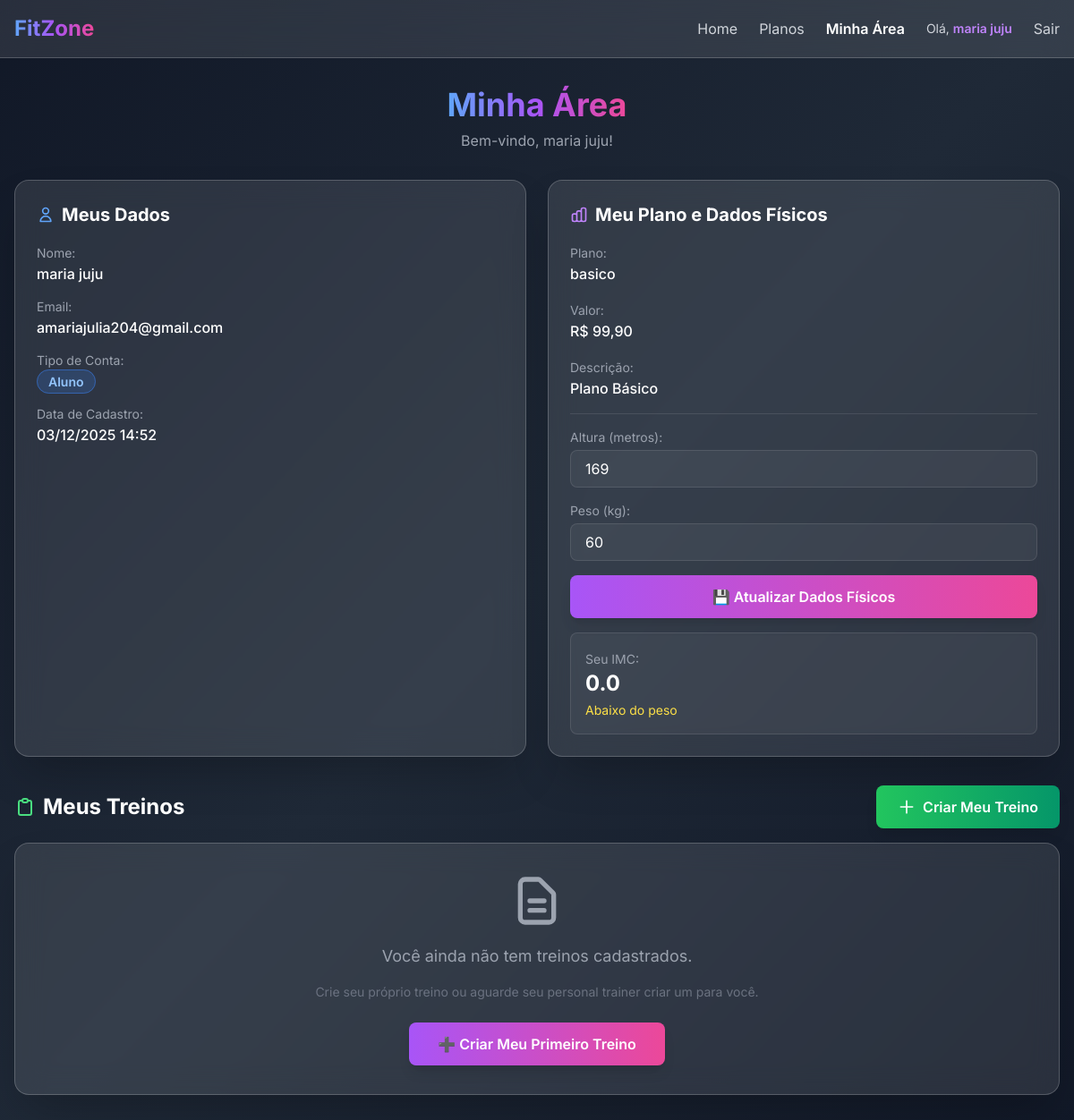
/app/area-cliente.php (signed in), run on the app's committed database.
### tables this page shows
CREATE TABLE alunos (
    id INTEGER PRIMARY KEY AUTOINCREMENT,
    nome TEXT NOT NULL,
    email TEXT NOT NULL UNIQUE,
    senha TEXT NOT NULL,
    altura REAL,
    peso REAL,
    plano_id INTEGER DEFAULT 1,
    personal_id INTEGER,
    created_at TEXT DEFAULT CURRENT_TIMESTAMP,
    FOREIGN KEY (plano_id) REFERENCES planos(id),
    FOREIGN KEY (personal_id) REFERENCES personais(id) ON DELETE SET NULL
);

CREATE TABLE planos (
    id INTEGER PRIMARY KEY AUTOINCREMENT,
    nome TEXT NOT NULL UNIQUE,
    preco REAL NOT NULL,
    descricao TEXT,
    beneficios TEXT,
    created_at TEXT DEFAULT CURRENT_TIMESTAMP
);

### app/db.php (called while the page is built, shortened)
<?php
class BancoDeDados {
    private $pdo;
    public function __construct() {
        $dbPath = __DIR__ . '/../data/fitzone.db';
        $dbDir = dirname($dbPath);
        $dbExists = file_exists($dbPath);
        $dsn = "sqlite:{$dbPath}";
        $this->pdo = new \PDO($dsn, null, null, [
            \PDO::ATTR_ERRMODE => \PDO::ERRMODE_EXCEPTION,
            \PDO::ATTR_DEFAULT_FETCH_MODE => \PDO::FETCH_ASSOC,
        ]);
    }
    public function buscarPorId($tabela, $id) {
        $stmt = $this->pdo->prepare("SELECT * FROM `{$tabela}` WHERE `id` = :id");
        $stmt->bindValue(':id', $id, \PDO::PARAM_INT);
        $stmt->execute();
        $res = $stmt->fetch();
        return $res ?: null;
    }
}

### app/area-cliente.php (the view, shortened to what this page needs)
<?php
require_once __DIR__ . '/db.php';
$db = new BancoDeDados();
$usuario_id = $_SESSION['usuario_id'];
$usuario_tipo = $_SESSION['usuario_tipo'];
$tabela = '';
switch ($usuario_tipo) {
    case 'aluno':
        $tabela = 'alunos';
        break;
}
if (!isset($usuarioAtual)) {
    $usuarioAtual = $db->buscarPorId($tabela, $usuario_id);
}
$paginaAtual = 'area-cliente';
?>
<!DOCTYPE html>
<html lang="pt-br">
<head>
    <script src="https://cdn.tailwindcss.com"></script>
</head>
<body class="bg-gradient-to-br from-gray-900 via-gray-800 to-gray-900 min-h-screen">
    <nav class="bg-white/10 backdrop-blur-lg border-b border-white/20 sticky top-0 z-50">
        <div class="container mx-auto px-4 py-4 max-w-7xl">
            <div class="flex items-center justify-between">
                <a href="index.php" class="text-2xl font-bold">
                    <span class="bg-gradient-to-r from-blue-400 via-purple-500 to-pink-500 bg-clip-text text-transparent">
                    </span>
                </a>
                <div class="flex items-center gap-6">
                    <a href="index.php"
                       class="text-gray-300 hover:text-white transition-colors">
                        Home
                    </a>
                    <a href="planos.php"
                       class="text-gray-300 hover:text-white transition-colors">
                        Planos
                    </a>
                    <?php if (isset($_SESSION['usuario_id'])): ?>
                    <a href="area-cliente.php"
                       class="text-gray-300 hover:text-white transition-colors <?= $paginaAtual === 'area-cliente' ? 'text-white font-semibold' : '' ?>">
                        Minha Área
                    </a>
                    <span class="text-gray-300 text-sm">
                        Olá, <span class="text-purple-400 font-semibold"><?= htmlspecialchars($_SESSION['usuario_nome']) ?></span>
                    </span>
                    <a href="logout.php"
                       class="text-gray-300 hover:text-white transition-colors">
                        Sair
                    </a>
                    <?php endif; ?>
                </div>
            </div>
        </div>
    </nav>
    <div class="container mx-auto px-4 py-8 max-w-7xl">
        <div class="text-center mb-8">
            <h1 class="text-4xl font-bold text-white mb-2">
                <span class="bg-gradient-to-r from-blue-400 via-purple-500 to-pink-500 bg-clip-text text-transparent">
                </span>
            </h1>
            <p class="text-gray-400">Bem-vindo, <?= htmlspecialchars($usuarioAtual['nome']) ?>!</p>
        </div>
        <div class="grid md:grid-cols-2 gap-6 mb-8">
            <div class="bg-white/10 backdrop-blur-lg rounded-2xl shadow-2xl p-6 border border-white/20">
                <h2 class="text-xl font-bold text-white mb-4 flex items-center gap-2">
                    <svg class="w-5 h-5 text-blue-400" fill="none" stroke="currentColor" viewBox="0 0 24 24">
                        <path stroke-linecap="round" stroke-linejoin="round" stroke-width="2" d="M16 7a4 4 0 11-8 0 4 4 0 018 0zM12 14a7 7 0 00-7 7h14a7 7 0 00-7-7z"></path>
                    </svg>
                    Meus Dados
                </h2>
                <div class="space-y-3">
                    <div>
                        <span class="text-gray-400 text-sm">Nome:</span>
                        <p class="text-white font-medium"><?= htmlspecialchars($usuarioAtual['nome']) ?></p>
                    </div>
                    <div>
                        <span class="text-gray-400 text-sm">Email:</span>
                        <p class="text-white font-medium"><?= htmlspecialchars($usuarioAtual['email']) ?></p>
                    </div>
                    <div>
                        <span class="text-gray-400 text-sm">Tipo de Conta:</span>
                        <p class="text-white font-medium">
                            <?php
                            $badgeColors = [
                                'aluno' => 'bg-blue-500/20 text-blue-300 border-blue-500/50',
                                'personal' => 'bg-purple-500/20 text-purple-300 border-purple-500/50',
                                'admin' => 'bg-red-500/20 text-red-300 border-red-500/50'
                            ];
                            $color = $badgeColors[$usuario_tipo] ?? 'bg-gray-500/20 text-gray-300 border-gray-500/50';
                            ?>
                            <span class="px-3 py-1 rounded-full text-sm font-semibold border <?= $color ?>">
                                <?= ucfirst(htmlspecialchars($usuario_tipo)) ?>
                            </span>
                        </p>
                    </div>
                    <div>
                        <span class="text-gray-400 text-sm">Data de Cadastro:</span>
                        <p class="text-white font-medium"><?= date('d/m/Y H:i', strtotime($usuarioAtual['created_at'])) ?></p>
                    </div>
                </div>
            </div>
            <?php if ($usuario_tipo === 'aluno'): ?>
            <?php
            $plano = null;
            if (isset($usuarioAtual['plano_id']) && $usuarioAtual['plano_id']) {
                $plano = $db->buscarPorId('planos', $usuarioAtual['plano_id']);
            }
            ?>
            <div class="bg-white/10 backdrop-blur-lg rounded-2xl shadow-2xl p-6 border border-white/20">
                <h2 class="text-xl font-bold text-white mb-4 flex items-center gap-2">
                    Meu Plano e Dados Físicos
                </h2>
                <div class="space-y-4">
                    <div>
                        <span class="text-gray-400 text-sm">Plano:</span>
                        <p class="text-white font-medium"><?= $plano ? htmlspecialchars($plano['nome']) : 'Não definido' ?></p>
                    </div>
                    <?php if ($plano): ?>
                    <div>
                        <span class="text-gray-400 text-sm">Valor:</span>
                        <p class="text-white font-medium">R$ <?= number_format($plano['preco'], 2, ',', '.') ?></p>
                    </div>
                    <div>
                        <span class="text-gray-400 text-sm">Descrição:</span>
                        <p class="text-white font-medium"><?= htmlspecialchars($plano['descricao'] ?? '') ?></p>
                    </div>
                    <?php endif; ?>
                    <hr class="border-white/10 my-4">
                    <form method="POST" class="space-y-4">
                        <div>
                            <label class="text-gray-400 text-sm block mb-1">Altura (metros):</label>
                            <input type="number"
                                   name="altura"
                                   step="0.01"
                                   min="0.5"
                                   max="2.5"
                                   value="<?= isset($usuarioAtual['altura']) ? htmlspecialchars($usuarioAtual['altura']) : '' ?>"
                                   class="w-full bg-white/5 border border-white/10 rounded-lg px-4 py-2 text-white focus:outline-none focus:border-purple-500"
                                   placeholder="Ex: 1.75"
                                   required>
                        </div>
                        <div>
                            <label class="text-gray-400 text-sm block mb-1">Peso (kg):</label>
                            <input type="number"
                                   name="peso"
                                   step="0.1"
                                   min="30"
                                   max="300"
                                   value="<?= isset($usuarioAtual['peso']) ? htmlspecialchars($usuarioAtual['peso']) : '' ?>"
                                   class="w-full bg-white/5 border border-white/10 rounded-lg px-4 py-2 text-white focus:outline-none focus:border-purple-500"
                                   placeholder="Ex: 70.5"
                                   required>
                        </div>
                        <button type="submit"
                                name="atualizar_dados"
                                class="w-full bg-gradient-to-r from-purple-500 to-pink-500 hover:from-purple-600 hover:to-pink-600 text-white font-semibold px-6 py-3 rounded-lg transition-all duration-200 transform hover:scale-105 shadow-lg">
                            💾 Atualizar Dados Físicos
                        </button>
                    </form>
                    <?php if (isset($usuarioAtual['altura']) && isset($usuarioAtual['peso']) && $usuarioAtual['altura'] && $usuarioAtual['peso']): ?>
                    <?php
                    $imc = $usuarioAtual['peso'] / ($usuarioAtual['altura'] * $usuarioAtual['altura']);
                    $classificacao = '';
                    $cor = '';
                    if ($imc < 18.5) {
                        $classificacao = 'Abaixo do peso';
                        $cor = 'text-yellow-300';
                    } elseif ($imc < 25) {
                        $classificacao = 'Peso normal';
                        $cor = 'text-green-300';
                    } elseif ($imc < 30) {
                        $classificacao = 'Sobrepeso';
                        $cor = 'text-orange-300';
                    } else {
                        $classificacao = 'Obesidade';
                        $cor = 'text-red-300';
                    }
                    ?>
                    <div class="mt-4 p-4 bg-white/5 rounded-lg border border-white/10">
                        <span class="text-gray-400 text-sm">Seu IMC:</span>
                        <p class="text-white font-bold text-2xl"><?= number_format($imc, 1) ?></p>
                        <p class="<?= $cor ?> text-sm mt-1"><?= $classificacao ?></p>
                    </div>
                    <?php endif; ?>
                </div>
            </div>
            <?php endif; ?>
        </div>
        <?php if ($usuario_tipo === 'aluno'): ?>
        <?php
        $treinos = $db->consultar('
            SELECT t.*, p.nome as personal_nome
            FROM treinos t
            LEFT JOIN personais p ON t.personal_id = p.id
            WHERE t.aluno_id = :aluno_id
            ORDER BY t.created_at DESC
        ', [':aluno_id' => $usuario_id]);
        ?>
        <div class="mb-8">
            <div class="flex items-center justify-between mb-4">
                <h2 class="text-2xl font-bold text-white flex items-center gap-2">
                    <svg class="w-6 h-6 text-green-400" fill="none" stroke="currentColor" viewBox="0 0 24 24">
                        <path stroke-linecap="round" stroke-linejoin="round" stroke-width="2" d="M9 5H7a2 2 0 00-2 2v12a2 2 0 002 2h10a2 2 0 002-2V7a2 2 0 00-2-2h-2M9 5a2 2 0 002 2h2a2 2 0 002-2M9 5a2 2 0 012-2h2a2 2 0 012 2"></path>
                    </svg>
                    Meus Treinos
                </h2>
                <a href="criar-treino.php"
                   class="bg-gradient-to-r from-green-500 to-emerald-600 hover:from-green-600 hover:to-emerald-700 text-white font-semibold px-6 py-3 rounded-lg transition-all duration-200 transform hover:scale-105 shadow-lg flex items-center gap-2">
                    <svg class="w-5 h-5" fill="none" stroke="currentColor" viewBox="0 0 24 24">
                        <path stroke-linecap="round" stroke-linejoin="round" stroke-width="2" d="M12 4v16m8-8H4"></path>
                    </svg>
                    Criar Meu Treino
                </a>
            </div>
            <?php if (empty($treinos)): ?>
            <div class="bg-white/10 backdrop-blur-lg rounded-2xl shadow-2xl p-8 border border-white/20 text-center">
                <svg class="w-16 h-16 text-gray-400 mx-auto mb-4" fill="none" stroke="currentColor" viewBox="0 0 24 24">
                    <path stroke-linecap="round" stroke-linejoin="round" stroke-width="2" d="M9 12h6m-6 4h6m2 5H7a2 2 0 01-2-2V5a2 2 0 012-2h5.586a1 1 0 01.707.293l5.414 5.414a1 1 0 01.293.707V19a2 2 0 01-2 2z"></path>
                </svg>
                <p class="text-gray-400 text-lg mb-4">Você ainda não tem treinos cadastrados.</p>
                <p class="text-gray-500 text-sm mb-6">Crie seu próprio treino ou aguarde seu personal trainer criar um para você.</p>
                <a href="criar-treino.php"
                   class="inline-block bg-gradient-to-r from-purple-500 to-pink-500 hover:from-purple-600 hover:to-pink-600 text-white font-semibold px-8 py-3 rounded-lg transition-all duration-200 transform hover:scale-105 shadow-lg">
                    ➕ Criar Meu Primeiro Treino
                </a>
            </div>
            <?php endif; ?>
        </div>
        <?php endif; ?>
    </div>
</body>
</html>

### app/area-cliente.php (style rules this page uses)
body { font-family: 'Inter', sans-serif; }

### data on the page
alunos: nome "maria juju", email "amariajulia204@gmail.com", created_at "03/12/2025 14:52", altura "169", peso "60", imc "0.0", classificacao "Abaixo do peso"
planos: nome "basico", preco "99,90", descricao "Plano Básico"

### other printed values
$_SESSION['usuario_nome'] "maria juju"
$usuario_tipo "Aluno"
